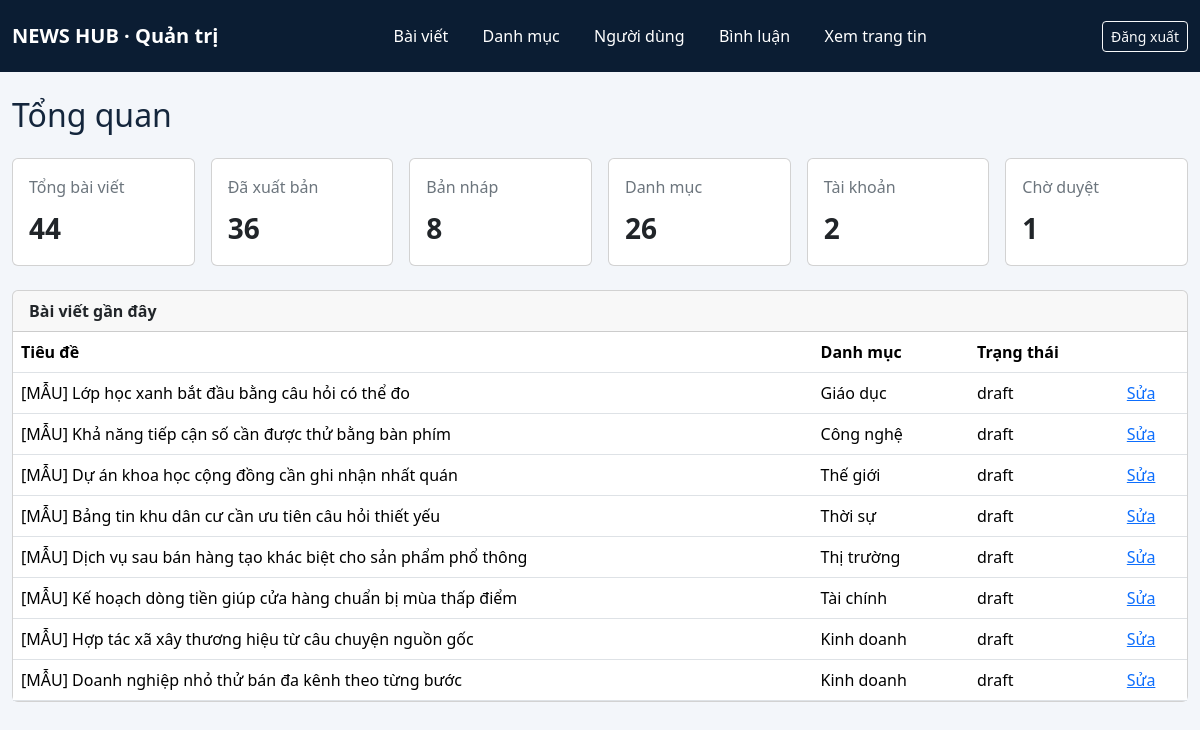
The page /DashboardController/index (signed in) on the database its author committed.
### tables this page shows
CREATE TABLE IF NOT EXISTS `articles` (
    `id` INT UNSIGNED NOT NULL AUTO_INCREMENT,
    `category_id` INT UNSIGNED NOT NULL,
    `user_id` INT UNSIGNED NOT NULL,
    `title` VARCHAR(255) NOT NULL,
    `slug` VARCHAR(255) NOT NULL,
    `summary` TEXT NULL,
    `content` LONGTEXT NOT NULL,
    `thumbnail` VARCHAR(255) NULL,
    `status` ENUM('draft', 'published') NOT NULL DEFAULT 'draft',
    `is_featured` TINYINT(1) NOT NULL DEFAULT 0,
    `published_at` TIMESTAMP NULL DEFAULT NULL,
    `created_at` TIMESTAMP NOT NULL DEFAULT CURRENT_TIMESTAMP,
    `updated_at` TIMESTAMP NULL DEFAULT NULL,
    PRIMARY KEY (`id`),
    UNIQUE KEY `uq_articles_slug` (`slug`),
    KEY `idx_articles_user_id` (`user_id`),
    KEY `idx_articles_status_created_at` (`status`, `created_at`),
    KEY `idx_articles_category_status_created_at` (`category_id`, `status`, `created_at`),
    KEY `idx_articles_featured_published_at` (`status`, `is_featured`, `published_at`),
    CONSTRAINT `fk_articles_category`
        FOREIGN KEY (`category_id`) REFERENCES `categories` (`id`)
        ON DELETE RESTRICT
        ON UPDATE RESTRICT,
    CONSTRAINT `fk_articles_user`
        FOREIGN KEY (`user_id`) REFERENCES `users` (`id`)
        ON DELETE RESTRICT
        ON UPDATE RESTRICT
);

CREATE TABLE IF NOT EXISTS `categories` (
    `id` INT UNSIGNED NOT NULL AUTO_INCREMENT,
    `parent_id` INT UNSIGNED NULL DEFAULT NULL,
    `name` VARCHAR(100) NOT NULL,
    `slug` VARCHAR(255) NOT NULL,
    `description` TEXT NULL,
    `sort_order` SMALLINT UNSIGNED NOT NULL DEFAULT 0,
    `status` ENUM('active', 'inactive') NOT NULL DEFAULT 'active',
    `created_at` TIMESTAMP NOT NULL DEFAULT CURRENT_TIMESTAMP,
    `updated_at` TIMESTAMP NULL DEFAULT NULL,
    PRIMARY KEY (`id`),
    UNIQUE KEY `uq_categories_name` (`name`),
    UNIQUE KEY `uq_categories_slug` (`slug`),
    KEY `idx_categories_parent_id` (`parent_id`),
    KEY `idx_categories_status_sort_order` (`status`, `sort_order`),
    CONSTRAINT `fk_categories_parent`
        FOREIGN KEY (`parent_id`) REFERENCES `categories` (`id`)
        ON DELETE RESTRICT
        ON UPDATE RESTRICT
);

### app/Core/Controller.php (called while the page is built, shortened)
<?php
abstract class Controller
{
    protected function view(string $viewName, array $data = []): void
    {
        $viewFile = realpath(__DIR__ . '/../Views/' . $viewName . '.php');
        require $viewFile;
    }
}

### app/Controllers/DashboardController.php (called while the page is built, shortened)
<?php
class DashboardController extends Controller
{
    public function index(): void
    {
        $baseUrl = rtrim(str_replace('\\', '/', dirname($_SERVER['SCRIPT_NAME'] ?? '/index.php')), '/');
        $article = $this->model('Article');
        $this->view('admin/dashboard', ['page_title' => 'Tổng quan — NEWS HUB', 'baseUrl' => $baseUrl,
            'stats' => $article->getDashboardStats(), 'recentArticles' => $article->getAllAdmin(8, 0)]);
    }
}

### index.php (called while the page is built, shortened)
<?php
try {
    require_once __DIR__ . '/app/Core/Controller.php';
    $requestPath = parse_url($_SERVER['REQUEST_URI'] ?? '/', PHP_URL_PATH);
    $trimmedPath = trim($requestPath, '/');
    $segments = $trimmedPath === '' ? [] : explode('/', $trimmedPath);
    $segments = array_map('rawurldecode', $segments);
    $action = $segments[1] ?? 'index';
    $parameters = [];
    $controller = new $controllerName();
    call_user_func_array([$controller, $action], $parameters);
} catch (Throwable $exception) {
    if ($exception instanceof InvalidArgumentException) {
        newsHubRespond(422, 'Dữ liệu gửi lên không hợp lệ.');
    }
    newsHubServerError($exception);
}

### app/Models/Article.php (called while the page is built, shortened)
<?php
class Article
{
    private PDO $pdo;
    public function __construct(?PDO $pdo = null)
    {
        $this->pdo = $pdo ?? Database::getInstance()->getConnection();
    }
    public function getAllAdmin($limit, $offset, array $filters = []): array
    {
        $sql = 'SELECT a.*, c.name AS category_name, u.full_name AS author_name
                FROM articles a LEFT JOIN categories c ON c.id = a.category_id
                LEFT JOIN users u ON u.id = a.user_id';
        $sql .= ' ORDER BY a.created_at DESC, a.id DESC LIMIT :limit OFFSET :offset';
        $stmt = $this->pdo->prepare($sql);
        $stmt->bindValue(':limit', max(1, (int)$limit), PDO::PARAM_INT);
        $stmt->bindValue(':offset', max(0, (int)$offset), PDO::PARAM_INT);
        $stmt->execute();
        return $stmt->fetchAll();
    }
}

### app/Views/admin/dashboard.php (the view, shortened to what this page needs)
<?php
$data = is_array($data ?? null) ? $data : [];
$e = static fn($v): string => htmlspecialchars((string)$v, ENT_QUOTES | ENT_SUBSTITUTE, 'UTF-8');
$s = $data['stats'] ?? [];
?>
<h1 class="h2 mb-4">Tổng quan</h1>
<div class="row g-3 mb-4">
<?php foreach (['articles'=>'Tổng bài viết','published'=>'Đã xuất bản','drafts'=>'Bản nháp','categories'=>'Danh mục','users'=>'Tài khoản','pending_comments'=>'Chờ duyệt'] as $key=>$label): ?>
<div class="col-6 col-lg-4 col-xl-2"><section class="card h-100"><div class="card-body"><p class="text-secondary mb-2"><?= $e($label) ?></p><strong class="fs-3"><?= (int)($s[$key] ?? 0) ?></strong></div></section></div>
<?php endforeach; ?></div>
<section class="card"><div class="card-header fw-semibold">Bài viết gần đây</div><div class="table-responsive"><table class="table mb-0"><thead><tr><th>Tiêu đề</th><th>Danh mục</th><th>Trạng thái</th><th></th></tr></thead><tbody>
<?php foreach (($data['recentArticles'] ?? []) as $article): ?><tr><td><?= $e($article['title']) ?></td><td><?= $e($article['category_name'] ?? '') ?></td><td><?= $e($article['status']) ?></td><td><a href="<?= $e($data['baseUrl'] . '/ArticleController/edit/' . (int)$article['id']) ?>">Sửa</a></td></tr><?php endforeach; ?>
</tbody></table></div></section>
<?php $pageContent = (string)ob_get_clean(); require __DIR__ . '/../layouts/admin.php';

### app/Views/layouts/admin.php (style rules this page uses)
body { background:#f3f6fa;color:#14263c }

### rows shown on the page
articles: title "[MẪU] Lớp học xanh bắt đầu bằng câu hỏi có thể đo", category.name "Giáo dục", status "draft"
articles: title "[MẪU] Khả năng tiếp cận số cần được thử bằng bàn phím", category.name "Công nghệ", status "draft"
articles: title "[MẪU] Dự án khoa học cộng đồng cần ghi nhận nhất quán", category.name "Thế giới", status "draft"
articles: title "[MẪU] Bảng tin khu dân cư cần ưu tiên câu hỏi thiết yếu", category.name "Thời sự", status "draft"
articles: title "[MẪU] Dịch vụ sau bán hàng tạo khác biệt cho sản phẩm phổ thông", category.name "Thị trường", status "draft"
articles: title "[MẪU] Kế hoạch dòng tiền giúp cửa hàng chuẩn bị mùa thấp điểm", category.name "Tài chính", status "draft"
articles: title "[MẪU] Hợp tác xã xây thương hiệu từ câu chuyện nguồn gốc", category.name "Kinh doanh", status "draft"
articles: title "[MẪU] Doanh nghiệp nhỏ thử bán đa kênh theo từng bước", category.name "Kinh doanh", status "draft"

### other values the page prints
$e($label) "Tổng bài viết"
$s[$key] "44"
$e($label) "Đã xuất bản"
$s[$key] "36"
$e($label) "Bản nháp"
$s[$key] "8"
$e($label) "Danh mục"
$s[$key] "26"
$e($label) "Tài khoản"
$s[$key] "2"
$e($label) "Chờ duyệt"
$s[$key] "1"
